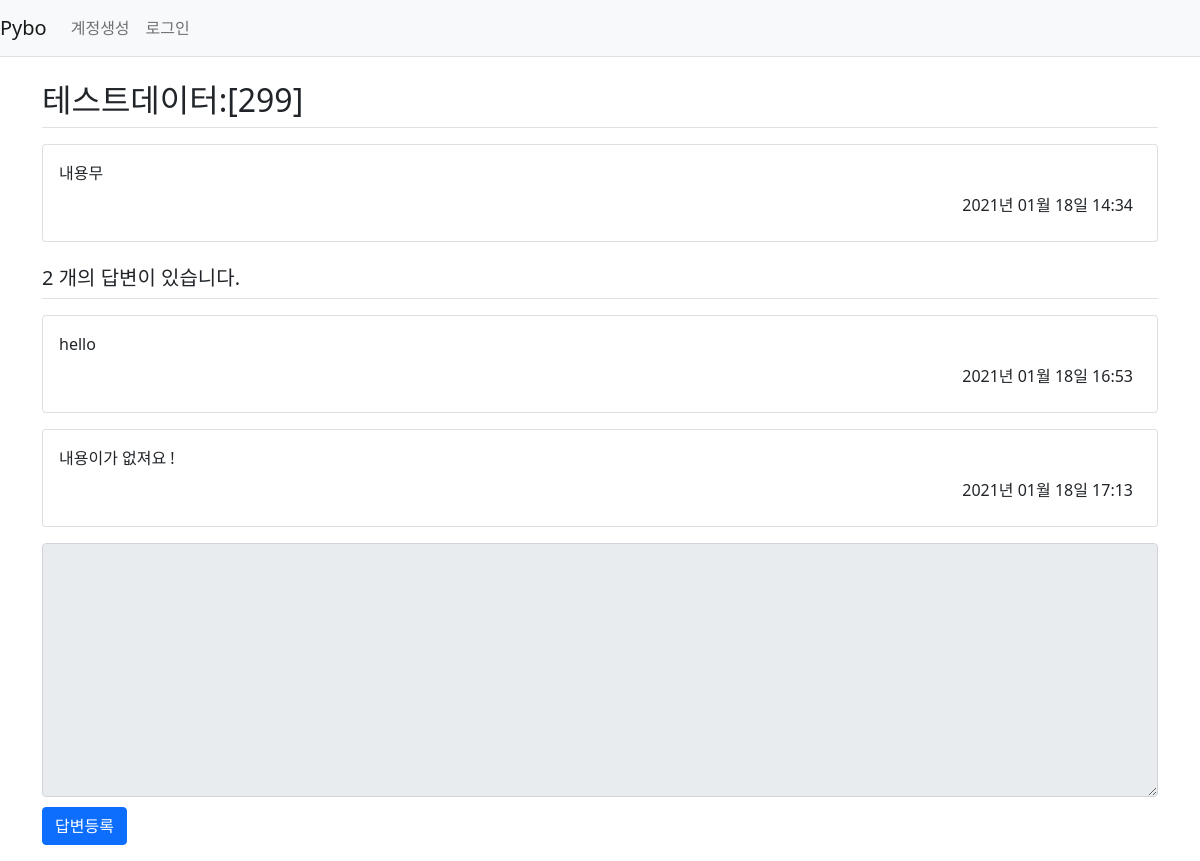
/question/detail/303/, run on the app's committed database.
### pybo/models.py (models this page shows)
class Question(db.Model):
    id = db.Column(db.Integer, primary_key=True)
    subject = db.Column(db.String(200), nullable=False)
    content = db.Column(db.Text(), nullable=False) # 글자수 제한없음 Text
    create_date = db.Column(db.DateTime(), nullable=False)
    user_id = db.Column(db.Integer, db.ForeignKey(
        'user.id', ondelete='CASCADE'), nullable=False) # server_default='1')
    user = db.relationship('User', backref=db.backref('question_set'))

class Answer(db.Model):
    id = db.Column(db.Integer, primary_key=True )
    question_id = db.Column(db.Integer, db.ForeignKey('question.id', ondelete='CASCADE'))
    question = db.relationship('Question', backref=db.backref('answer_set', ))
    content = db.Column(db.Text(), nullable=False)
    create_date = db.Column(db.DateTime(), nullable=False)
    user_id = db.Column(db.Integer, db.ForeignKey(
        'user.id', ondelete='CASCADE'), nullable=False)
    user = db.relationship('User', backref=db.backref('answer_set'))

### pybo/views/question_views.py (the view)
@bp.route('/detail/<int:question_id>/')
def detail(question_id):
    form = AnswerForm()
    question = Question.query.get_or_404(question_id)
    return render_template('questions/question_detail.html', question=question, form=form)

### pybo/forms.py
class AnswerForm(FlaskForm):
    content = TextAreaField('내용', validators=[DataRequired(' 내용은 필수 입력 항목입니다. ')])

### pybo/filter.py (called while the page is built)
def format_datetime(value, fmt='%Y년 %m월 %d일 %H:%M'):
    return value.strftime(fmt)

### pybo/views/auth_views.py (called while the page is built)
@bp.before_app_request
def load_logged_in_user():
    user_id = session.get('user_id')
    if user_id is None:
        g.user = None
    else:
        g.user = User.query.get(user_id)

### pybo/templates/questions/question_detail.html (shortened to what this page needs)
{% extends 'base.html' %}
{% block content %}
<div class="container my-3">
    <h2 class="border-bottom py-2">{{ question.subject }}</h2>
    <div class="card my-3">
        <div class="card-body">
            <div class="card-text" style="white-space: pre-line;">{{ question.content }}</div>
                <div class="d-flex justify-content-end">
                    <div class=" p-2">
                        {{ question.create_date|datetime }}
                    </div>
                </div>
            </div>
        </div>
        <h5 class="border-bottom my-3 py-2">{{ question.answer_set|length }} 개의 답변이 있습니다.</h5>
        {% for answer in question.answer_set %}
        <div class="card my-3">
            <div class="card-body">
                <div class="card-text" style="white-space: pre-line;">{{ answer.content}}</div>
                <div class="d-flex justify-content-end">
                    <div class=" p-2">
                        {{ answer.create_date|datetime }}
                    </div>
                </div>
            </div>
        </div>
    {% endfor %}
    <form action="{{ url_for('answer.create', question_id=question.id) }}" method="post" class="my-3">
        <div class="form-group">
            <textarea {% if not g.user %}disabled{% endif %} name="content" id="content" class="form-control" rows="10" ></textarea>
        </div>
        <input type="submit" value="답변등록" class="btn btn-primary">
    </form>
</div>
{% endblock %}

### pybo/static/style.css (style rules this page uses)
textarea { width:100% }
input[type=submit] { margin-top:10px; }

### data on the page
Question: subject "테스트데이터:[299]", content "내용무", create_date "2021년 01월 18일 14:34"
Answer: content "hello", create_date "2021년 01월 18일 16:53"
Answer: content "내용이가 없져요 !", create_date "2021년 01월 18일 17:13"

### other printed values
{{ question.answer_set|length }} "2"
